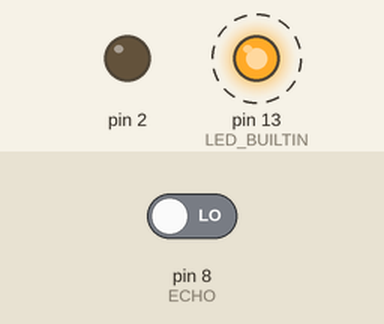
Recording of a sketch running on a simulated Arduino Uno, built with avr-gcc and run on an emulated ATmega328P. On the bench: output pins drawn as LEDs (lit = HIGH). Dashed ring = blinking. The inputs (shaded band) are chosen by the test bench; at power-on: pin 8 (ECHO) LOW. Pins used as bus, display or sensor lines are not drawn; what the sketch prints to the serial monitor is not drawn.

Above: at 0.5 s.
Timing chart, 0 to 4.8 s (numbered marks = the images above):
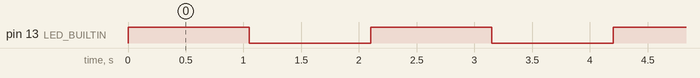

Measured:
- by itself, pin 13 (LED_BUILTIN): alternates HIGH for 1.1 s and LOW for 1.1 s

The sketch:

AbstandsSensor.ino
```cpp
// the setup function runs once when you press reset or power the board
#define TRIGGER 9 //PWM
#define ECHO    8

unsigned int distance;
boolean led=HIGH;

void setup()
{
  Serial.begin(9600);
  pinMode(TRIGGER, OUTPUT);
  pinMode(ECHO, INPUT);
  pinMode(2,OUTPUT);
  pinMode(LED_BUILTIN, OUTPUT);
}

void loop()
{

  digitalWrite(LED_BUILTIN, led);
  led=!led;
  digitalWrite(TRIGGER, LOW);
  digitalWrite(TRIGGER, HIGH);
  distance = pulseIn(ECHO, HIGH);
  Serial.println("z:0 A0:" + String(distance / 58) + " A1:0");
  delay(50);

}
```
